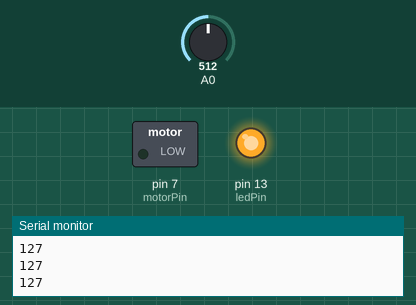
Simulated run of this sketch. Board: Arduino Uno, built with avr-gcc and run on an emulated ATmega328P. On the bench: switched loads named in the sketch (green lamp = pin HIGH), output pins drawn as LEDs (lit = HIGH), the last lines printed to the serial monitor. The test bench sets the inputs (shaded band); at power-on: A0 = 512.

Above: at 1.2 s.
1.3 s: A0 set to 527
At 2.4 s:
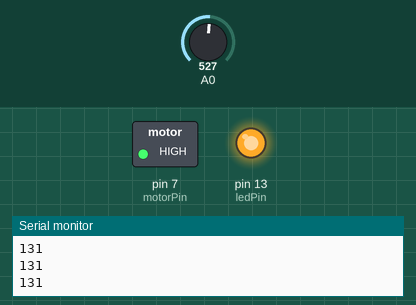
3.2 s: A0 set to 511
At 4.4 s:
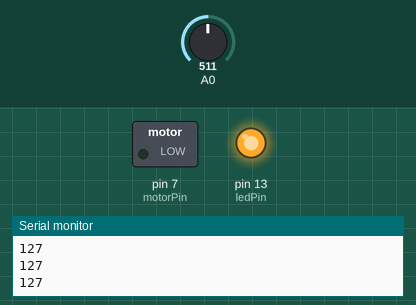
5.0 s: A0 set to 716
At 6.4 s:
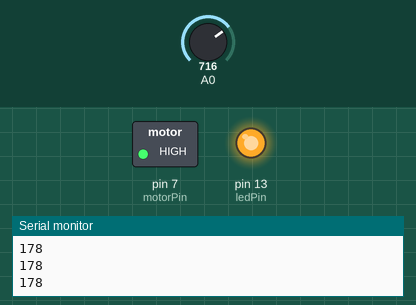
Timing chart, 0 to 8.0 s (numbered marks = the images above; inputs shaded):
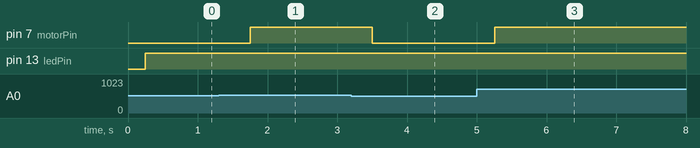

The sketch:

dc.ino
```cpp
int motorPin=7;//pinlerimizi tanimladik
int ledPin=13;

void setup() {
  Serial.begin(9600);//serial monutoru baslattik
  pinMode(motorPin,OUTPUT);//cikis pinlerimizi atadik.
  pinMode(ledPin,OUTPUT);
}

void loop() {
  int potDeger=analogRead(A0);//degeri okuduk
  int yeniDeger=map(potDeger,0,1023,0,255);//map ile 0-255 arasindaki bir degere donusturduk

  Serial.println(yeniDeger);//degeri gormek icin yazdirdik
  delay(250);//gecikme payi
  analogWrite(ledPin,potDeger);//ledimizi pot degerine gore yaktik
  analogWrite(motorPin,yeniDeger);//motoru ise yeni degerimize gore calistirdik.
}
```

Measured:
- the behaviour switches between 513 and 514 on A0 (found by bisection; images 0 and 1)
- after the input at 1.3 s, pin 7 (motorPin): LOW → HIGH after 0.45 s
- after the input at 3.2 s, pin 7 (motorPin): HIGH → LOW after 0.31 s
- after the input at 5.0 s, pin 7 (motorPin): LOW → HIGH after 0.26 s
